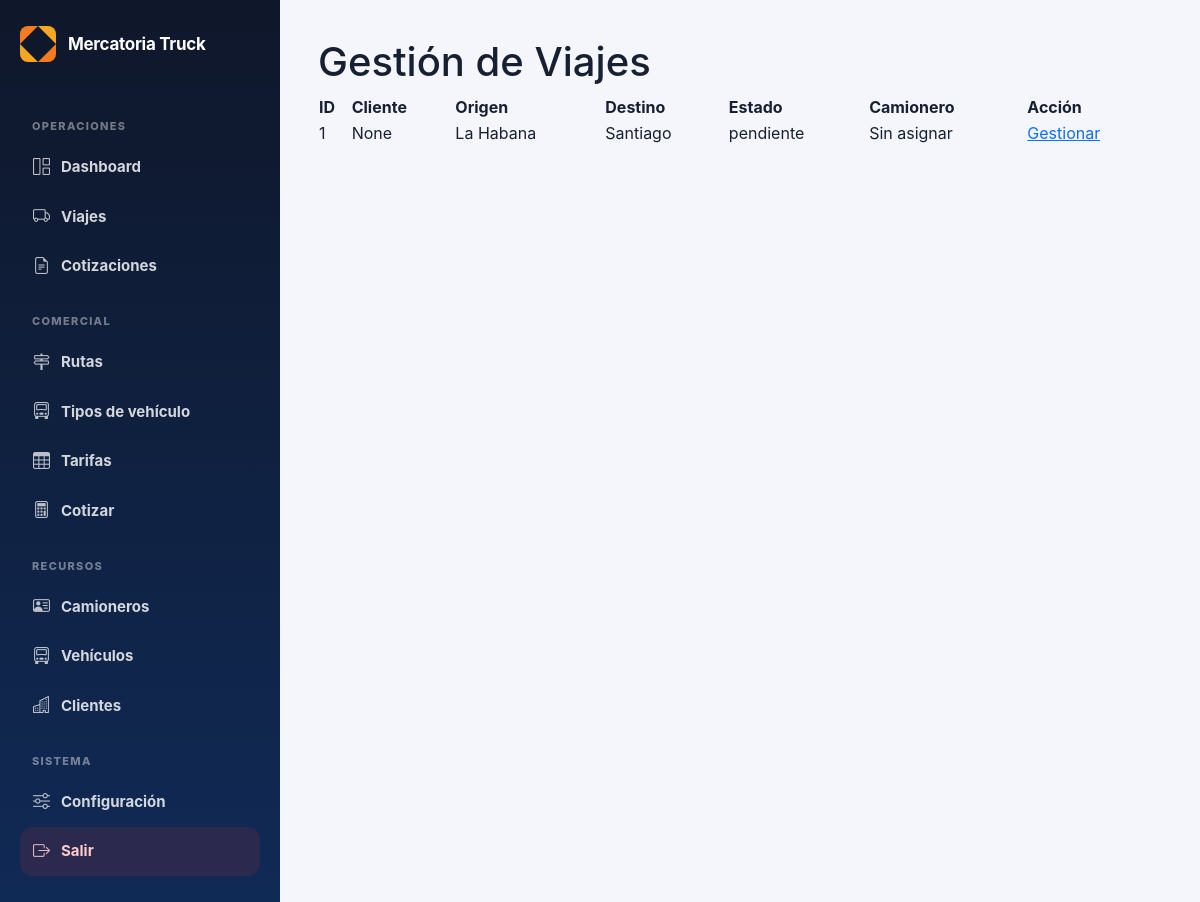
Before: /admin/viajes (signed in) with the older database file.
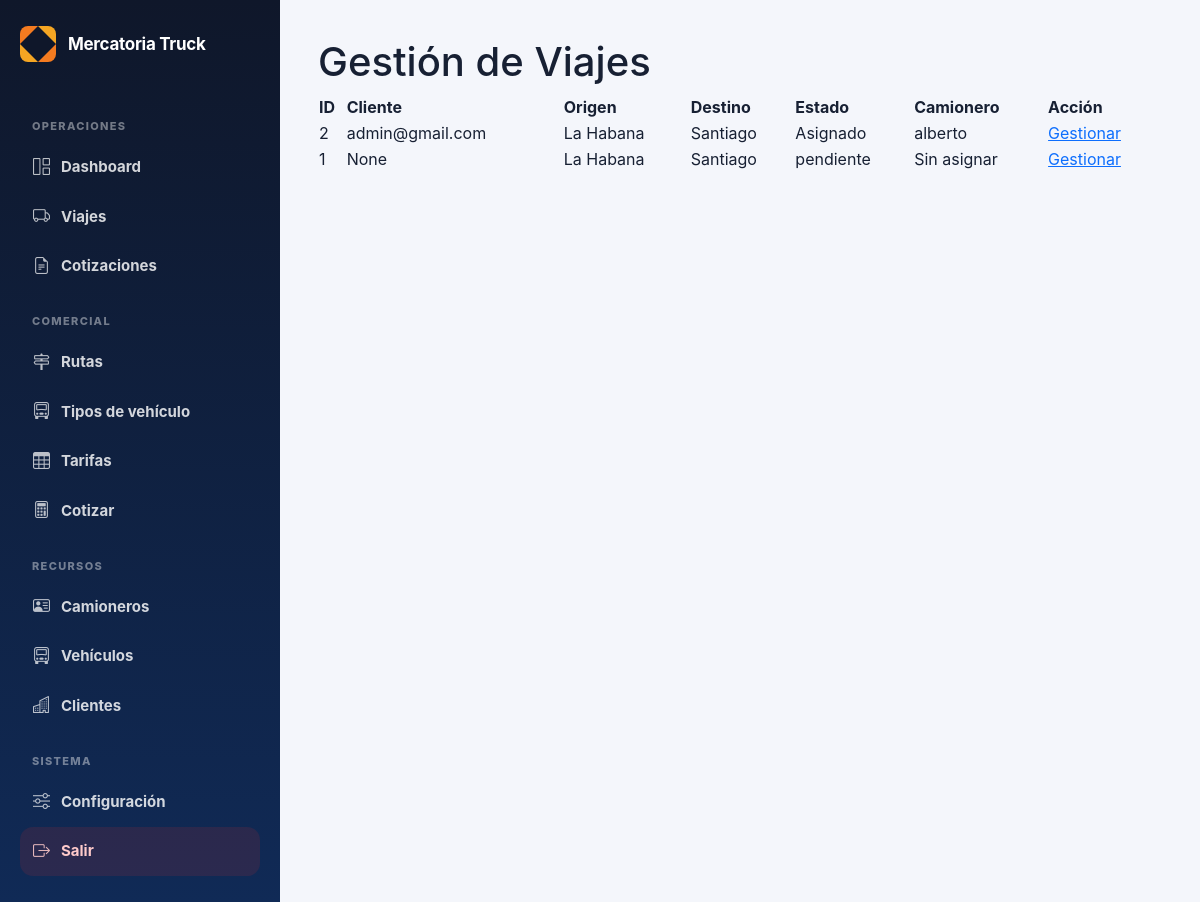
After: the same page with the newer database file.
### tables this page shows
CREATE TABLE viajes (
        id INTEGER PRIMARY KEY AUTOINCREMENT,
        cliente TEXT,
        cliente_id INTEGER,
        ruta_id INTEGER,
        tarifa_id INTEGER,
        tipo_vehiculo_id INTEGER,
        origen TEXT,
        destino TEXT,
        precio REAL DEFAULT 0,
        precio_calculado REAL DEFAULT 0,
        precio_final REAL DEFAULT 0,
        precio_editado INTEGER DEFAULT 0,
        motivo_edicion_precio TEXT,
        combustible REAL DEFAULT 0,
        pago_camionero REAL DEFAULT 0,
        camionero REAL DEFAULT 0,
        comision REAL DEFAULT 0,
        beneficio REAL DEFAULT 0,
        estado TEXT DEFAULT 'Solicitado',
        camionero_id INTEGER,
        camionero_nombre TEXT,
        vehiculo_id INTEGER,
        fecha_creacion TEXT DEFAULT CURRENT_TIMESTAMP,
        fecha_asignacion TEXT,
        fecha_recogida TEXT,
        fecha_entrega TEXT,
        observaciones TEXT
    , cotizacion_id INTEGER, km REAL, kilometros REAL, precio_cliente REAL, combustible_estimado REAL, beneficio_estimado REAL, vehiculo_placa TEXT);

### routes/admin.py (the view)
@admin_bp.route("/viajes")
def viajes():
    if not requiere_admin():
        return redirect("/login")
    conexion = conectar()
    cursor = conexion.cursor()
    cursor.execute("""
        SELECT id, cliente, origen, destino, estado, camionero_nombre
        FROM viajes
        ORDER BY id DESC
    """)
    lista = cursor.fetchall()
    conexion.close()
    return render_template("admin/viajes.html", lista=lista)

### routes/admin.py (called while the page is built)
def conectar():
    conexion = sqlite3.connect("mercatoria.db")
    conexion.row_factory = sqlite3.Row
    return conexion

def requiere_admin():
    return "usuario" in session and session.get("rol") in ["admin", "operador"]

### templates/admin/viajes.html
{% extends "admin/base_admin.html" %}
{% block contenido %}
<h1>Gestión de Viajes</h1>
<table class="tabla">
    <thead>
        <tr>
            <th>ID</th>
            <th>Cliente</th>
            <th>Origen</th>
            <th>Destino</th>
            <th>Estado</th>
            <th>Camionero</th>
            <th>Acción</th>
        </tr>
    </thead>
    <tbody>
        {% for v in lista %}
        <tr>
            <td>{{ v[0] }}</td>
            <td>{{ v[1] }}</td>
            <td>{{ v[2] }}</td>
            <td>{{ v[3] }}</td>
            <td>{{ v[4] }}</td>
            <td>{{ v[5] if v[5] else "Sin asignar" }}</td>
            <td>
                <a href="/admin/viaje/{{ v[0] }}">Gestionar</a>
            </td>
        </tr>
        {% endfor %}
    </tbody>
</table>
{% endblock %}

Changed rows visible on the page:
added viajes: id "2", cliente "admin@gmail.com", origen "La Habana", destino "Santiago", estado "Asignado", camionero_nombre "alberto"
